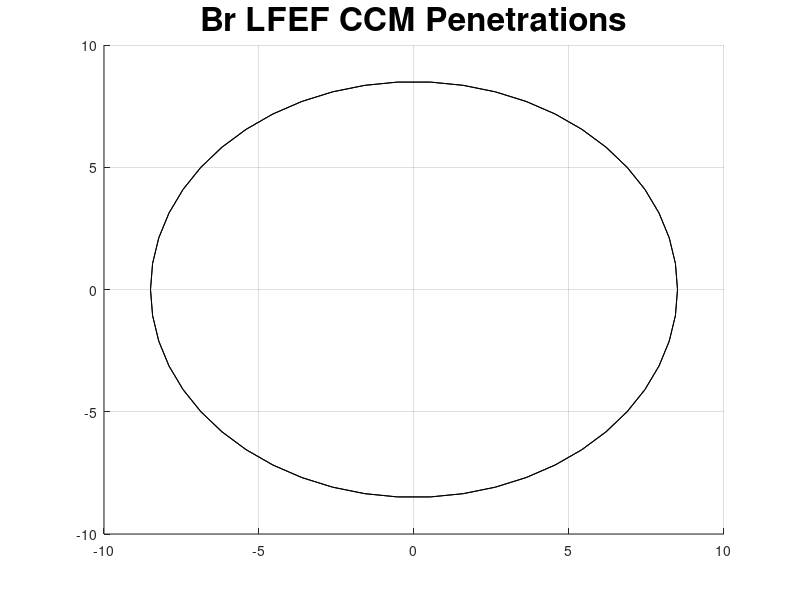

This figure's MATLAB source:
% setup variables
dot_size = 15;
hold on;

% plot chamber cylinder
[x1,y1,z1]=cylinder(8.5,50);
[x2,y2,z2]=cylinder(8.5,50);

z1=z1 + 0;
z2= z2 - 7000;
s1=surf(x1,y1,z1);
s2=surf(x2,y2,z2);

% setup plot dimensions/variables
grid on;
axis([-10, 10, -10, 10, -7000, 1000])
title('Br LFEF CCM Penetrations', 'fontsize', 24);

set(gcf, 'units', 'norm', 'position', [0 0 .5 .9])